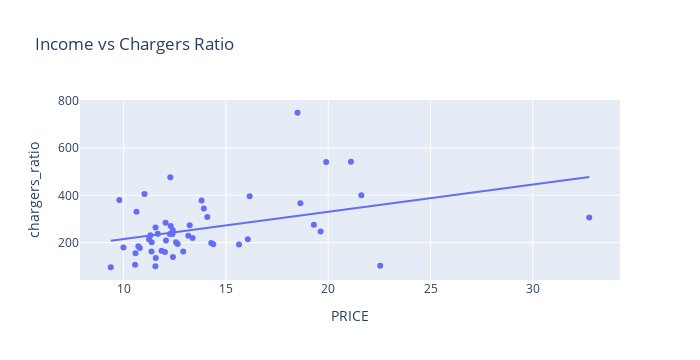

Notebook code for this chart:
### Code cell
# Compare data of EV chargers ratio and Electricity Price by showing the scatter plot.
fig = px.scatter(
    ev_electricity,
    x = 'PRICE',
    y = 'chargers_ratio',
    title = 'Income vs Chargers Ratio',
    trendline = 'ols'
)

fig.update_layout(width = 700)
fig.show()

### Figure 1 — Plotly figure (JSON) as saved in the notebook; plotly's stock layout.template omitted (floating-point values rounded to 4 significant figures)
{"data": [{"hovertemplate": "PRICE=%{x}<br>chargers_ratio=%{y}<extra></extra>", "legendgroup": "", "marker": {"color": "#636efa", "symbol": "circle"}, "mode": "markers", "name": "", "orientation": "v", "showlegend": false, "type": "scatter", "x": [22.54, 12.41, 9.99, 13.16, 19.9, 12.28, 21.62, 12.05, 11.37, 12.26, 32.76, 13.81, 10.58, 12.56, 12.02, 11.56, 10.56, 9.37, 21.11, 13.92, 16.16, 16.07, 14.09, 13.23, 11.55, 11.85, 11.24, 12.07, 11.31, 19.63, 15.64, 13.37, 11.67, 19.3, 12.64, 10.72, 11.02, 14.38, 18.64, 12.91, 12.39, 10.79, 11.36, 10.63, 12.4, 18.5, 9.79, 14.28, 11.57, 12.3], "xaxis": "x", "y": [102.3, 138.6, 179.6, 229.2, 541.0, 476.0, 399.8, 283.9, 201.4, 235.9, 306.6, 378.2, 154.7, 201.6, 160.2, 263.6, 106.5, 95.76, 541.7, 344.0, 395.5, 214.5, 308.3, 272.9, 100.4, 166.0, 213.7, 209.2, 231.5, 246.8, 192.3, 219.0, 237.3, 275.5, 194.2, 185.0, 405.8, 193.2, 366.8, 162.3, 236.0, 177.1, 162.8, 330.9, 252.6, 749.1, 380.4, 198.4, 135.0, 270.5], "yaxis": "y"}, {"hovertemplate": "<b>OLS trendline</b><br>chargers_ratio = 11.5365 * PRICE + 99.5783<br>R<sup>2</sup>=0.149303<br><br>PRICE=%{x}<br>chargers_ratio=%{y} <b>(trend)</b><extra></extra>", "legendgroup": "", "marker": {"color": "#636efa", "symbol": "circle"}, "mode": "lines", "name": "", "showlegend": false, "type": "scatter", "x": [9.37, 9.79, 9.99, 10.56, 10.58, 10.63, 10.72, 10.79, 11.02, 11.24, 11.31, 11.36, 11.37, 11.55, 11.56, 11.57, 11.67, 11.85, 12.02, 12.05, 12.07, 12.26, 12.28, 12.3, 12.39, 12.4, 12.41, 12.56, 12.64, 12.91, 13.16, 13.23, 13.37, 13.81, 13.92, 14.09, 14.28, 14.38, 15.64, 16.07, 16.16, 18.5, 18.64, 19.3, 19.63, 19.9, 21.11, 21.62, 22.54, 32.76], "xaxis": "x", "y": [207.7, 212.5, 214.8, 221.4, 221.6, 222.2, 223.2, 224.1, 226.7, 229.2, 230.1, 230.6, 230.7, 232.8, 232.9, 233.1, 234.2, 236.3, 238.2, 238.6, 238.8, 241.0, 241.2, 241.5, 242.5, 242.6, 242.7, 244.5, 245.4, 248.5, 251.4, 252.2, 253.8, 258.9, 260.2, 262.1, 264.3, 265.5, 280.0, 285.0, 286.0, 313.0, 314.6, 322.2, 326.0, 329.2, 343.1, 349.0, 359.6, 477.5], "yaxis": "y"}], "layout": {"height": 360, "legend": {"tracegroupgap": 0}, "title": {"text": "Income vs Chargers Ratio"}, "width": 700, "xaxis": {"anchor": "y", "autorange": true, "domain": [0, 1], "range": [7.867, 34.26], "title": {"text": "PRICE"}, "type": "linear"}, "yaxis": {"anchor": "x", "autorange": true, "domain": [0, 1], "range": [41.85, 803.0], "title": {"text": "chargers_ratio"}, "type": "linear"}}}
